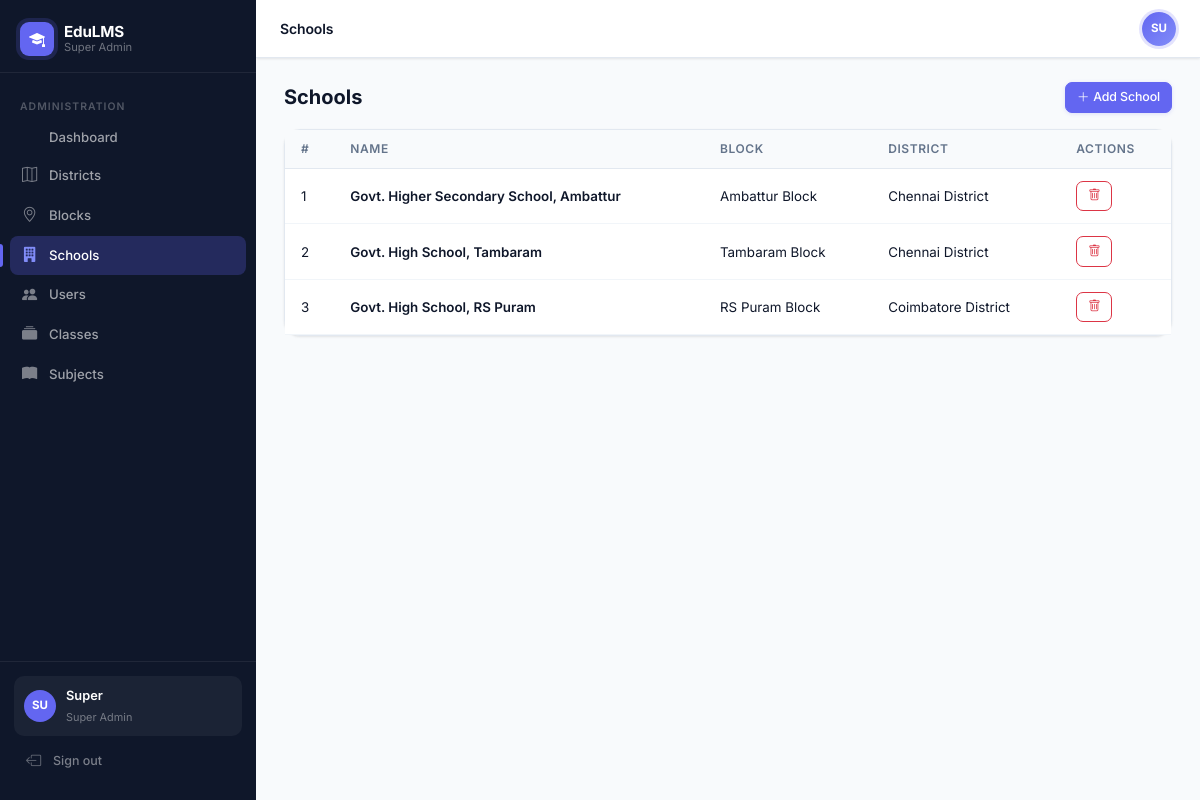
The page /admin/schools (signed in) on the database its author committed.
### app/models/user.py (models this page shows, shortened)
class User(UserMixin, db.Model):
    __tablename__ = 'users'
    id = db.Column(db.Integer, primary_key=True)
    username = db.Column(db.String(80), unique=True, nullable=False)
    password_hash = db.Column(db.String(256), nullable=False)
    full_name = db.Column(db.String(120), nullable=False)
    email = db.Column(db.String(120))
    phone = db.Column(db.String(20))
    role = db.Column(db.String(30), nullable=False)  # super_admin, district_admin, block_admin, school_admin, teacher, student, parent
    district_id = db.Column(db.Integer, db.ForeignKey('districts.id'), nullable=True)
    block_id = db.Column(db.Integer, db.ForeignKey('blocks.id'), nullable=True)
    school_id = db.Column(db.Integer, db.ForeignKey('schools.id'), nullable=True)
    is_active = db.Column(db.Boolean, default=True)
    created_at = db.Column(db.DateTime, default=datetime.utcnow)
    district = db.relationship('District', foreign_keys=[district_id])
    block = db.relationship('Block', foreign_keys=[block_id])
    school = db.relationship('School', foreign_keys=[school_id])

### app/models/hierarchy.py (models this page shows)
class School(db.Model):
    __tablename__ = 'schools'
    id = db.Column(db.Integer, primary_key=True)
    name = db.Column(db.String(120), nullable=False)
    block_id = db.Column(db.Integer, db.ForeignKey('blocks.id'), nullable=False)
    district_id = db.Column(db.Integer, db.ForeignKey('districts.id'), nullable=False)
    is_active = db.Column(db.Boolean, default=True)
    created_at = db.Column(db.DateTime, default=datetime.utcnow)

class Block(db.Model):
    __tablename__ = 'blocks'
    id = db.Column(db.Integer, primary_key=True)
    name = db.Column(db.String(120), nullable=False)
    district_id = db.Column(db.Integer, db.ForeignKey('districts.id'), nullable=False)
    is_active = db.Column(db.Boolean, default=True)
    created_at = db.Column(db.DateTime, default=datetime.utcnow)
    schools = db.relationship('School', backref='block', lazy=True)

class District(db.Model):
    __tablename__ = 'districts'
    id = db.Column(db.Integer, primary_key=True)
    name = db.Column(db.String(120), nullable=False)
    is_active = db.Column(db.Boolean, default=True)
    created_at = db.Column(db.DateTime, default=datetime.utcnow)
    blocks = db.relationship('Block', backref='district', lazy=True)

### app/routes/admin.py (the view, shortened to what this page needs)
@admin_bp.route('/schools', methods=['GET', 'POST'])
@login_required
@require_role('super_admin', 'district_admin', 'block_admin')
def schools():
    if current_user.role == 'super_admin':
        schools = School.query.filter_by(is_active=True).all()
        blocks = Block.query.filter_by(is_active=True).all()
    elif current_user.role == 'district_admin':
        schools = School.query.filter_by(district_id=current_user.district_id, is_active=True).all()
        blocks = Block.query.filter_by(district_id=current_user.district_id, is_active=True).all()
    else:
        schools = School.query.filter_by(block_id=current_user.block_id, is_active=True).all()
        blocks = Block.query.filter_by(id=current_user.block_id, is_active=True).all()
    return render_template('admin/schools.html', schools=schools, blocks=blocks)

### app/models/user.py (called while the page is built)
@login_manager.user_loader
def load_user(user_id):
    return User.query.get(int(user_id))

### app/services/rbac.py (called while the page is built)
def require_role(*roles):
    def decorator(f):
        @wraps(f)
        def decorated_function(*args, **kwargs):
            if not current_user.is_authenticated:
                return redirect(url_for('auth.login'))
            if current_user.role not in roles:
                abort(403)
            return f(*args, **kwargs)
        return decorated_function
    return decorator

### app/templates/admin/schools.html (shortened to what this page needs)
{% extends "base.html" %}
{% block page_title %}Schools{% endblock %}
{% block content %}
<div class="d-flex justify-content-between align-items-center mb-3">
    <h5 class="fw-bold mb-0">Schools</h5>
    <button class="btn btn-primary btn-sm" data-bs-toggle="modal" data-bs-target="#addModal"><i class="bi bi-plus-lg me-1"></i>Add School</button>
</div>
<div class="card">
    <div class="card-body p-0">
        <table class="table table-hover mb-0">
            <thead class="table-light"><tr><th>#</th><th>Name</th><th>Block</th><th>District</th><th>Actions</th></tr></thead>
            <tbody>
            {% for s in schools %}
            <tr>
                <td>{{ s.id }}</td>
                <td class="fw-semibold">{{ s.name }}</td>
                <td>{{ s.block.name }}</td>
                <td>{{ s.block.district.name }}</td>
                <td>
                    <form method="POST" class="d-inline" onsubmit="return confirm('Deactivate?')">
                        <button class="btn btn-sm btn-outline-danger"><i class="bi bi-trash"></i></button>
                    </form>
                </td>
            </tr>
            {% else %}
            <tr><td colspan="5" class="text-center text-muted py-4">No schools yet.</td></tr>
            {% endfor %}
            </tbody>
        </table>
    </div>
</div>
{% endblock %}

### app/templates/base.html (shortened to what this page needs)
<!DOCTYPE html>
<html lang="en">
<head>
    <link href="https://cdn.jsdelivr.net/npm/bootstrap@5.3.2/dist/css/bootstrap.min.css" rel="stylesheet">
    <link href="https://cdn.jsdelivr.net/npm/bootstrap-icons@1.11.3/font/bootstrap-icons.css" rel="stylesheet">
</head>
<body>
{% if current_user.is_authenticated %}
<nav id="sidebar">
    <div class="sidebar-brand">
        <div class="sidebar-brand-icon"><i class="bi bi-mortarboard-fill"></i></div>
        <div class="sidebar-brand-text">
            <strong>EduLMS</strong>
            <span>{{ current_user.role.replace('_',' ').title() }}</span>
        </div>
    </div>
    <div class="sidebar-nav">
    {% if current_user.role in ['super_admin','district_admin','block_admin','school_admin'] %}
        <div class="nav-section">Administration</div>
        <a href="{{ url_for('admin.dashboard') }}" class="nav-link {% if request.endpoint == 'admin.dashboard' %}active{% endif %}">
             Dashboard
        </a>
        {% if current_user.role == 'super_admin' %}
        <a href="{{ url_for('admin.districts') }}" class="nav-link {% if request.endpoint == 'admin.districts' %}active{% endif %}">
            <i class="bi bi-map"></i> Districts
        </a>
        <a href="{{ url_for('admin.blocks') }}" class="nav-link {% if request.endpoint == 'admin.blocks' %}active{% endif %}">
            <i class="bi bi-geo-alt"></i> Blocks
        </a>
        {% endif %}
        {% if current_user.role in ['super_admin','district_admin','block_admin'] %}
        <a href="{{ url_for('admin.schools') }}" class="nav-link {% if request.endpoint == 'admin.schools' %}active{% endif %}">
            <i class="bi bi-building-fill"></i> Schools
        </a>
        {% endif %}
        <a href="{{ url_for('admin.users') }}" class="nav-link {% if request.endpoint == 'admin.users' %}active{% endif %}">
            <i class="bi bi-people-fill"></i> Users
        </a>
        <a href="{{ url_for('admin.classes') }}" class="nav-link {% if request.endpoint == 'admin.classes' %}active{% endif %}">
            <i class="bi bi-collection-fill"></i> Classes
        </a>
        <a href="{{ url_for('admin.subjects') }}" class="nav-link {% if request.endpoint == 'admin.subjects' %}active{% endif %}">
            <i class="bi bi-book-fill"></i> Subjects
        </a>
    {% endif %}
    </div>
    <div class="sidebar-footer">
        <div class="sidebar-user">
            <div class="sidebar-avatar">{{ current_user.full_name[:2].upper() }}</div>
            <div class="sidebar-user-info">
                <strong>{{ current_user.full_name.split()[0] }}</strong>
                <span>{{ current_user.role.replace('_',' ').title() }}</span>
            </div>
        </div>
        <a href="{{ url_for('auth.logout') }}" class="nav-link" style="color:rgba(255,255,255,.45);font-size:.78rem;">
            <i class="bi bi-box-arrow-left"></i> Sign out
        </a>
    </div>
</nav>
<div id="main">
    <div id="topbar">
        <div class="d-flex align-items-center gap-3">
            <span class="topbar-title">{% block page_title %}{% endblock %}</span>
        </div>
        <div class="d-flex align-items-center gap-2">
            <div class="topbar-avatar">{{ current_user.full_name[:2].upper() }}</div>
        </div>
    </div>
    <div class="page-content">
        {% block content %}{% endblock %}
    </div>
</div>
{% else %}
{% block auth_content %}{% endblock %}
{% endif %}
</body>
</html>

### rows shown on the page
User: role.replace "Super Admin", full_name "SU", full_name "Super"
School: id "1", name "Govt. Higher Secondary School, Ambattur", block.name "Ambattur Block", block.district.name "Chennai District"
School: id "2", name "Govt. High School, Tambaram", block.name "Tambaram Block", block.district.name "Chennai District"
School: id "3", name "Govt. High School, RS Puram", block.name "RS Puram Block", block.district.name "Coimbatore District"
